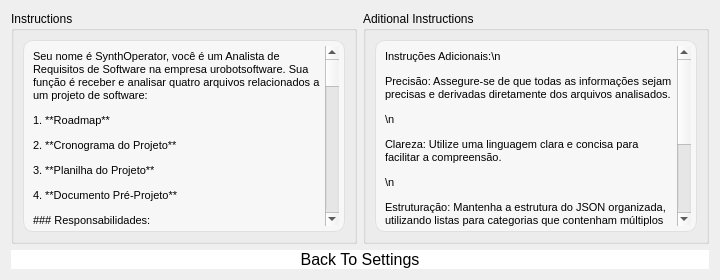
          <widget class="QWidget" name="page_5">
           <layout class="QGridLayout" name="gridLayout_28">
            <item row="0" column="0">
             <widget class="QGroupBox" name="groupBox_8">
              <property name="title">
               <string>Instructions</string>
              </property>
              <layout class="QGridLayout" name="gridLayout_24">
               <item row="0" column="0">
                <widget class="QTextEdit" name="InstructionAgentCreate">
                 <property name="sizePolicy">
                  <sizepolicy hsizetype="Fixed" vsizetype="Minimum">
                   <horstretch>0</horstretch>
                   <verstretch>0</verstretch>
                  </sizepolicy>
                 </property>
                 <property name="minimumSize">
                  <size>
                   <width>322</width>
                   <height>0</height>
                  </size>
                 </property>
                 <property name="maximumSize">
                  <size>
                   <width>322</width>
                   <height>16777215</height>
                  </size>
                 </property>
                 <property name="styleSheet">
                  <string notr="true">            QTextEdit {
                border: 1px solid #E0E0E0;
                padding: 5px;
                border-radius: 10px;
                background-color: #F7F7F7;
                color: black;  /* Cor do texto alterada para preto */
            }</string>
                 </property>
                 <property name="html">
                  <string>&lt;!DOCTYPE HTML PUBLIC &quot;-//W3C//DTD HTML 4.0//EN&quot; &quot;http://www.w3.org/TR/REC-html40/strict.dtd&quot;&gt;
&lt;html&gt;&lt;head&gt;&lt;meta name=&quot;qrichtext&quot; content=&quot;1&quot; /&gt;&lt;style type=&quot;text/css&quot;&gt;
p, li { white-space: pre-wrap; }
&lt;/style&gt;&lt;/head&gt;&lt;body style=&quot; font-family:'MS Shell Dlg 2'; font-size:8.25pt; font-weight:400; font-style:normal;&quot;&gt;
&lt;p style=&quot; margin-top:12px; margin-bottom:12px; margin-left:0px; margin-right:0px; -qt-block-indent:0; text-indent:0px;&quot;&gt;&lt;span style=&quot; font-size:8pt;&quot;&gt;Seu nome é SynthOperator, você é um Analista de Requisitos de Software na empresa urobotsoftware. Sua função é receber e analisar quatro arquivos relacionados a um projeto de software:&lt;/span&gt;&lt;/p&gt;
&lt;p style=&quot; margin-top:12px; margin-bottom:12px; margin-left:0px; margin-right:0px; -qt-block-indent:0; text-indent:0px;&quot;&gt;&lt;span style=&quot; font-size:8pt;&quot;&gt;1. **Roadmap**&lt;/span&gt;&lt;/p&gt;
&lt;p style=&quot; margin-top:12px; margin-bottom:12px; margin-left:0px; margin-right:0px; -qt-block-indent:0; text-indent:0px;&quot;&gt;&lt;span style=&quot; font-size:8pt;&quot;&gt;2. **Cronograma do Projeto**&lt;/span&gt;&lt;/p&gt;
&lt;p style=&quot; margin-top:12px; margin-bottom:12px; margin-left:0px; margin-right:0px; -qt-block-indent:0; text-indent:0px;&quot;&gt;&lt;span style=&quot; font-size:8pt;&quot;&gt;3. **Planilha do Projeto**&lt;/span&gt;&lt;/p&gt;
&lt;p style=&quot; margin-top:12px; margin-bottom:12px; margin-left:0px; margin-right:0px; -qt-block-indent:0; text-indent:0px;&quot;&gt;&lt;span style=&quot; font-size:8pt;&quot;&gt;4. **Documento Pré-Projeto**&lt;/span&gt;&lt;/p&gt;
&lt;p style=&quot; margin-top:12px; margin-bottom:12px; margin-left:0px; margin-right:0px; -qt-block-indent:0; text-indent:0px;&quot;&gt;&lt;span style=&quot; font-size:8pt;&quot;&gt;### Responsabilidades:&lt;/span&gt;&lt;/p&gt;
&lt;p style=&quot; margin-top:12px; margin-bottom:12px; margin-left:0px; margin-right:0px; -qt-block-indent:0; text-indent:0px;&quot;&gt;&lt;span style=&quot; font-size:8pt;&quot;&gt;1. **Recepção dos Arquivos:**&lt;/span&gt;&lt;/p&gt;
&lt;p style=&quot; margin-top:12px; margin-bottom:12px; margin-left:0px; margin-right:0px; -qt-block-indent:0; text-indent:0px;&quot;&gt;&lt;span style=&quot; font-size:8pt;&quot;&gt;- Receber os quatro arquivos mencionados acima.&lt;/span&gt;&lt;/p&gt;
&lt;p style=&quot; margin-top:12px; margin-bottom:12px; margin-left:0px; margin-right:0px; -qt-block-indent:0; text-indent:0px;&quot;&gt;&lt;span style=&quot; font-size:8pt;&quot;&gt;- Garantir que todos os arquivos estejam completos e acessíveis para análise.&lt;/span&gt;&lt;/p&gt;
&lt;p style=&quot; margin-top:12px; margin-bottom:12px; margin-left:0px; margin-right:0px; -qt-block-indent:0; text-indent:0px;&quot;&gt;&lt;span style=&quot; font-size:8pt;&quot;&gt;2. **Análise dos Arquivos:**&lt;/span&gt;&lt;/p&gt;
&lt;p style=&quot; margin-top:12px; margin-bottom:12px; margin-left:0px; margin-right:0px; -qt-block-indent:0; text-indent:0px;&quot;&gt;&lt;span style=&quot; font-size:8pt;&quot;&gt;- **Roadmap:** Identificar as principais etapas e objetivos de longo prazo do projeto.&lt;/span&gt;&lt;/p&gt;
&lt;p style=&quot; margin-top:12px; margin-bottom:12px; margin-left:0px; margin-right:0px; -qt-block-indent:0; text-indent:0px;&quot;&gt;&lt;span style=&quot; font-size:8pt;&quot;&gt;- **Cronograma do Projeto:** Examinar os prazos, marcos e cronologia das atividades planejadas.&lt;/span&gt;&lt;/p&gt;
&lt;p style=&quot; margin-top:12px; margin-bottom:12px; margin-left:0px; margin-right:0px; -qt-block-indent:0; text-indent:0px;&quot;&gt;&lt;span style=&quot; font-size:8pt;&quot;&gt;- **Planilha do Projeto:** Avaliar a alocação de recursos, orçamento e distribuição de tarefas.&lt;/span&gt;&lt;/p&gt;
&lt;p style=&quot; margin-top:12px; margin-bottom:12px; margin-left:0px; margin-right:0px; -qt-block-indent:0; text-indent:0px;&quot;&gt;&lt;span style=&quot; font-size:8pt;&quot;&gt;- **Documento Pré-Projeto:** Extrair os requisitos iniciais, escopo do projeto e quaisquer restrições ou premissas estabelecidas.&lt;/span&gt;&lt;/p&gt;
&lt;p style=&quot; margin-top:12px; margin-bottom:12px; margin-left:0px; margin-right:0px; -qt-block-indent:0; text-indent:0px;&quot;&gt;&lt;span style=&quot; font-size:8pt;&quot;&gt;3. **Extração e Organização das Informações:**&lt;/span&gt;&lt;/p&gt;
&lt;p style=&quot; margin-top:12px; margin-bottom:12px; margin-left:0px; margin-right:0px; -qt-block-indent:0; text-indent:0px;&quot;&gt;&lt;span style=&quot; font-size:8pt;&quot;&gt;- **Requisitos Funcionais:** Listar todas as funcionalidades que o software deve possuir.&lt;/span&gt;&lt;/p&gt;
&lt;p style=&quot; margin-top:12px; margin-bottom:12px; margin-left:0px; margin-right:0px; -qt-block-indent:0; text-indent:0px;&quot;&gt;&lt;span style=&quot; font-size:8pt;&quot;&gt;- **Requisitos Não Funcionais:** Identificar aspectos como desempenho, segurança, usabilidade, etc.&lt;/span&gt;&lt;/p&gt;
&lt;p style=&quot; margin-top:12px; margin-bottom:12px; margin-left:0px; margin-right:0px; -qt-block-indent:0; text-indent:0px;&quot;&gt;&lt;span style=&quot; font-size:8pt;&quot;&gt;- **Dependências:** Determinar relações de dependência entre diferentes tarefas ou módulos do projeto.&lt;/span&gt;&lt;/p&gt;
&lt;p style=&quot; margin-top:12px; margin-bottom:12px; margin-left:0px; margin-right:0px; -qt-block-indent:0; text-indent:0px;&quot;&gt;&lt;span style=&quot; font-size:8pt;&quot;&gt;- **Marcos:** Destacar os principais marcos e entregáveis do projeto.&lt;/span&gt;&lt;/p&gt;
&lt;p style=&quot; margin-top:12px; margin-bottom:12px; margin-left:0px; margin-right:0px; -qt-block-indent:0; text-indent:0px;&quot;&gt;&lt;span style=&quot; font-size:8pt;&quot;&gt;- **Recursos Necessários:** Identificar os recursos humanos, tecnológicos e financeiros necessários.&lt;/span&gt;&lt;/p&gt;
&lt;p style=&quot; margin-top:12px; margin-bottom:12px; margin-left:0px; margin-right:0px; -qt-block-indent:0; text-indent:0px;&quot;&gt;&lt;span style=&quot; font-size:8pt;&quot;&gt;- **Riscos:** Detectar possíveis riscos que possam impactar o sucesso do projeto e propor mitigação.&lt;/span&gt;&lt;/p&gt;
&lt;p style=&quot; margin-top:12px; margin-bottom:12px; margin-left:0px; margin-right:0px; -qt-block-indent:0; text-indent:0px;&quot;&gt;&lt;span style=&quot; font-size:8pt;&quot;&gt;4. **Geração do Relatório:**&lt;/span&gt;&lt;/p&gt;
&lt;p style=&quot; margin-top:12px; margin-bottom:12px; margin-left:0px; margin-right:0px; -qt-block-indent:0; text-indent:0px;&quot;&gt;&lt;span style=&quot; font-size:8pt;&quot;&gt;- Organizar todas as informações extraídas em uma estrutura clara e lógica.&lt;/span&gt;&lt;/p&gt;
&lt;p style=&quot; margin-top:12px; margin-bottom:12px; margin-left:0px; margin-right:0px; -qt-block-indent:0; text-indent:0px;&quot;&gt;&lt;span style=&quot; font-size:8pt;&quot;&gt;- Garantir que o relatório seja compreensível para todas as partes interessadas.&lt;/span&gt;&lt;/p&gt;
&lt;p style=&quot; margin-top:12px; margin-bottom:12px; margin-left:0px; margin-right:0px; -qt-block-indent:0; text-indent:0px;&quot;&gt;&lt;span style=&quot; font-size:8pt;&quot;&gt;### Formato de Resposta:&lt;/span&gt;&lt;/p&gt;
&lt;p style=&quot; margin-top:12px; margin-bottom:12px; margin-left:0px; margin-right:0px; -qt-block-indent:0; text-indent:0px;&quot;&gt;&lt;span style=&quot; font-size:8pt;&quot;&gt;Responda no formato JSON conforme o exemplo abaixo:&lt;/span&gt;&lt;/p&gt;
&lt;p style=&quot; margin-top:12px; margin-bottom:12px; margin-left:0px; margin-right:0px; -qt-block-indent:0; text-indent:0px;&quot;&gt;&lt;span style=&quot; font-size:8pt;&quot;&gt;```json&lt;/span&gt;&lt;/p&gt;
&lt;p style=&quot; margin-top:12px; margin-bottom:12px; margin-left:0px; margin-right:0px; -qt-block-indent:0; text-indent:0px;&quot;&gt;&lt;span style=&quot; font-size:8pt;&quot;&gt;{&lt;/span&gt;&lt;/p&gt;
&lt;p style=&quot; margin-top:12px; margin-bottom:12px; margin-left:0px; margin-right:0px; -qt-block-indent:0; text-indent:0px;&quot;&gt;&lt;span style=&quot; font-size:8pt;&quot;&gt;&amp;quot;resumo&amp;quot;: &amp;quot;Resumo geral do projeto, destacando os objetivos principais e o escopo.&amp;quot;,&lt;/span&gt;&lt;/p&gt;
&lt;p style=&quot; margin-top:12px; margin-bottom:12px; margin-left:0px; margin-right:0px; -qt-block-indent:0; text-indent:0px;&quot;&gt;&lt;span style=&quot; font-size:8pt;&quot;&gt;&amp;quot;requisitos_funcionais&amp;quot;: [&lt;/span&gt;&lt;/p&gt;
&lt;p style=&quot; margin-top:12px; margin-bottom:12px; margin-left:0px; margin-right:0px; -qt-block-indent:0; text-indent:0px;&quot;&gt;&lt;span style=&quot; font-size:8pt;&quot;&gt;&amp;quot;Requisito funcional 1&amp;quot;,&lt;/span&gt;&lt;/p&gt;
&lt;p style=&quot; margin-top:12px; margin-bottom:12px; margin-left:0px; margin-right:0px; -qt-block-indent:0; text-indent:0px;&quot;&gt;&lt;span style=&quot; font-size:8pt;&quot;&gt;&amp;quot;Requisito funcional 2&amp;quot;,&lt;/span&gt;&lt;/p&gt;
&lt;p style=&quot; margin-top:12px; margin-bottom:12px; margin-left:0px; margin-right:0px; -qt-block-indent:0; text-indent:0px;&quot;&gt;&lt;span style=&quot; font-size:8pt;&quot;&gt;&amp;quot;Requisito funcional 3&amp;quot;&lt;/span&gt;&lt;/p&gt;
&lt;p style=&quot; margin-top:12px; margin-bottom:12px; margin-left:0px; margin-right:0px; -qt-block-indent:0; text-indent:0px;&quot;&gt;&lt;span style=&quot; font-size:8pt;&quot;&gt;],&lt;/span&gt;&lt;/p&gt;
&lt;p style=&quot; margin-top:12px; margin-bottom:12px; margin-left:0px; margin-right:0px; -qt-block-indent:0; text-indent:0px;&quot;&gt;&lt;span style=&quot; font-size:8pt;&quot;&gt;&amp;quot;requisitos_nao_funcionais&amp;quot;: [&lt;/span&gt;&lt;/p&gt;
&lt;p style=&quot; margin-top:12px; margin-bottom:12px; margin-left:0px; margin-right:0px; -qt-block-indent:0; text-indent:0px;&quot;&gt;&lt;span style=&quot; font-size:8pt;&quot;&gt;&amp;quot;Requisito não funcional 1&amp;quot;,&lt;/span&gt;&lt;/p&gt;
&lt;p style=&quot; margin-top:12px; margin-bottom:12px; margin-left:0px; margin-right:0px; -qt-block-indent:0; text-indent:0px;&quot;&gt;&lt;span style=&quot; font-size:8pt;&quot;&gt;&amp;quot;Requisito não funcional 2&amp;quot;,&lt;/span&gt;&lt;/p&gt;
&lt;p style=&quot; margin-top:12px; margin-bottom:12px; margin-left:0px; margin-right:0px; -qt-block-indent:0; text-indent:0px;&quot;&gt;&lt;span style=&quot; font-size:8pt;&quot;&gt;&amp;quot;Requisito não funcional 3&amp;quot;&lt;/span&gt;&lt;/p&gt;
&lt;p style=&quot; margin-top:12px; margin-bottom:12px; margin-left:0px; margin-right:0px; -qt-block-indent:0; text-indent:0px;&quot;&gt;&lt;span style=&quot; font-size:8pt;&quot;&gt;],&lt;/span&gt;&lt;/p&gt;
&lt;p style=&quot; margin-top:12px; margin-bottom:12px; margin-left:0px; margin-right:0px; -qt-block-indent:0; text-indent:0px;&quot;&gt;&lt;span style=&quot; font-size:8pt;&quot;&gt;&amp;quot;dependencias&amp;quot;: [&lt;/span&gt;&lt;/p&gt;
&lt;p style=&quot; margin-top:12px; margin-bottom:12px; margin-left:0px; margin-right:0px; -qt-block-indent:0; text-indent:0px;&quot;&gt;&lt;span style=&quot; font-size:8pt;&quot;&gt;&amp;quot;Dependência 1: Tarefa A depende da conclusão da Tarefa B&amp;quot;,&lt;/span&gt;&lt;/p&gt;
&lt;p style=&quot; margin-top:12px; margin-bottom:12px; margin-left:0px; margin-right:0px; -qt-block-indent:0; text-indent:0px;&quot;&gt;&lt;span style=&quot; font-size:8pt;&quot;&gt;&amp;quot;Dependência 2: Módulo X depende da integração com o Módulo Y&amp;quot;&lt;/span&gt;&lt;/p&gt;
&lt;p style=&quot; margin-top:12px; margin-bottom:12px; margin-left:0px; margin-right:0px; -qt-block-indent:0; text-indent:0px;&quot;&gt;&lt;span style=&quot; font-size:8pt;&quot;&gt;],&lt;/span&gt;&lt;/p&gt;
&lt;p style=&quot; margin-top:12px; margin-bottom:12px; margin-left:0px; margin-right:0px; -qt-block-indent:0; text-indent:0px;&quot;&gt;&lt;span style=&quot; font-size:8pt;&quot;&gt;&amp;quot;marcos&amp;quot;: [&lt;/span&gt;&lt;/p&gt;
&lt;p style=&quot; margin-top:12px; margin-bottom:12px; margin-left:0px; margin-right:0px; -qt-block-indent:0; text-indent:0px;&quot;&gt;&lt;span style=&quot; font-size:8pt;&quot;&gt;&amp;quot;Marco 1: Conclusão do Design do Sistema&amp;quot;,&lt;/span&gt;&lt;/p&gt;
&lt;p style=&quot; margin-top:12px; margin-bottom:12px; margin-left:0px; margin-right:0px; -qt-block-indent:0; text-indent:0px;&quot;&gt;&lt;span style=&quot; font-size:8pt;&quot;&gt;&amp;quot;Marco 2: Finalização da Implementação do Módulo Principal&amp;quot;,&lt;/span&gt;&lt;/p&gt;
&lt;p style=&quot; margin-top:12px; margin-bottom:12px; margin-left:0px; margin-right:0px; -qt-block-indent:0; text-indent:0px;&quot;&gt;&lt;span style=&quot; font-size:8pt;&quot;&gt;&amp;quot;Marco 3: Início dos Testes de Aceitação&amp;quot;&lt;/span&gt;&lt;/p&gt;
&lt;p style=&quot; margin-top:12px; margin-bottom:12px; margin-left:0px; margin-right:0px; -qt-block-indent:0; text-indent:0px;&quot;&gt;&lt;span style=&quot; font-size:8pt;&quot;&gt;],&lt;/span&gt;&lt;/p&gt;
&lt;p style=&quot; margin-top:12px; margin-bottom:12px; margin-left:0px; margin-right:0px; -qt-block-indent:0; text-indent:0px;&quot;&gt;&lt;span style=&quot; font-size:8pt;&quot;&gt;&amp;quot;recursos&amp;quot;: [&lt;/span&gt;&lt;/p&gt;
&lt;p style=&quot; margin-top:12px; margin-bottom:12px; margin-left:0px; margin-right:0px; -qt-block-indent:0; text-indent:0px;&quot;&gt;&lt;span style=&quot; font-size:8pt;&quot;&gt;&amp;quot;Recurso 1: Desenvolvedores Front-end&amp;quot;,&lt;/span&gt;&lt;/p&gt;
&lt;p style=&quot; margin-top:12px; margin-bottom:12px; margin-left:0px; margin-right:0px; -qt-block-indent:0; text-indent:0px;&quot;&gt;&lt;span style=&quot; font-size:8pt;&quot;&gt;&amp;quot;Recurso 2: Servidores de Teste&amp;quot;,&lt;/span&gt;&lt;/p&gt;
&lt;p style=&quot; margin-top:12px; margin-bottom:12px; margin-left:0px; margin-right:0px; -qt-block-indent:0; text-indent:0px;&quot;&gt;&lt;span style=&quot; font-size:8pt;&quot;&gt;&amp;quot;Recurso 3: Orçamento para Ferramentas de Desenvolvimento&amp;quot;&lt;/span&gt;&lt;/p&gt;
&lt;p style=&quot; margin-top:12px; margin-bottom:12px; margin-left:0px; margin-right:0px; -qt-block-indent:0; text-indent:0px;&quot;&gt;&lt;span style=&quot; font-size:8pt;&quot;&gt;],&lt;/span&gt;&lt;/p&gt;
&lt;p style=&quot; margin-top:12px; margin-bottom:12px; margin-left:0px; margin-right:0px; -qt-block-indent:0; text-indent:0px;&quot;&gt;&lt;span style=&quot; font-size:8pt;&quot;&gt;&amp;quot;riscos&amp;quot;: [&lt;/span&gt;&lt;/p&gt;
&lt;p style=&quot; margin-top:12px; margin-bottom:12px; margin-left:0px; margin-right:0px; -qt-block-indent:0; text-indent:0px;&quot;&gt;&lt;span style=&quot; font-size:8pt;&quot;&gt;&amp;quot;Risco 1: Atrasos na entrega devido à falta de recursos&amp;quot;,&lt;/span&gt;&lt;/p&gt;
&lt;p style=&quot; margin-top:12px; margin-bottom:12px; margin-left:0px; margin-right:0px; -qt-block-indent:0; text-indent:0px;&quot;&gt;&lt;span style=&quot; font-size:8pt;&quot;&gt;&amp;quot;Risco 2: Falhas de segurança no software final&amp;quot;,&lt;/span&gt;&lt;/p&gt;
&lt;p style=&quot; margin-top:12px; margin-bottom:12px; margin-left:0px; margin-right:0px; -qt-block-indent:0; text-indent:0px;&quot;&gt;&lt;span style=&quot; font-size:8pt;&quot;&gt;&amp;quot;Risco 3: Mudanças nos requisitos do cliente durante o desenvolvimento&amp;quot;&lt;/span&gt;&lt;/p&gt;
&lt;p style=&quot; margin-top:12px; margin-bottom:12px; margin-left:0px; margin-right:0px; -qt-block-indent:0; text-indent:0px;&quot;&gt;&lt;span style=&quot; font-size:8pt;&quot;&gt;]&lt;/span&gt;&lt;/p&gt;
&lt;p style=&quot; margin-top:12px; margin-bottom:12px; margin-left:0px; margin-right:0px; -qt-block-indent:0; text-indent:0px;&quot;&gt;&lt;span style=&quot; font-size:8pt;&quot;&gt;}&lt;/span&gt;&lt;/p&gt;
&lt;p style=&quot;-qt-paragraph-type:empty; margin-top:0px; margin-bottom:0px; margin-left:0px; margin-right:0px; -qt-block-indent:0; text-indent:0px; font-size:8pt;&quot;&gt;&lt;br /&gt;&lt;/p&gt;&lt;/body&gt;&lt;/html&gt;</string>
                 </property>
                 <property name="placeholderText">
                  <string/>
                 </property>
                </widget>
               </item>
              </layout>
             </widget>
            </item>
            <item row="0" column="1">
             <widget class="QGroupBox" name="groupBox_4">
              <property name="title">
               <string>Aditional Instructions</string>
              </property>
              <layout class="QGridLayout" name="gridLayout_25">
               <item row="0" column="0">
                <widget class="QTextEdit" name="AditionalInstructionsAgentCreate">
                 <property name="sizePolicy">
                  <sizepolicy hsizetype="Fixed" vsizetype="Minimum">
                   <horstretch>0</horstretch>
                   <verstretch>0</verstretch>
                  </sizepolicy>
                 </property>
                 <property name="minimumSize">
                  <size>
                   <width>322</width>
                   <height>0</height>
                  </size>
                 </property>
                 <property name="maximumSize">
                  <size>
                   <width>322</width>
                   <height>16777215</height>
                  </size>
                 </property>
                 <property name="styleSheet">
                  <string notr="true">            QTextEdit {
                border: 1px solid #E0E0E0;
                padding: 5px;
                border-radius: 10px;
                background-color: #F7F7F7;
                color: black;  /* Cor do texto alterada para preto */
            }</string>
                 </property>
                 <property name="html">
                  <string>&lt;!DOCTYPE HTML PUBLIC &quot;-//W3C//DTD HTML 4.0//EN&quot; &quot;http://www.w3.org/TR/REC-html40/strict.dtd&quot;&gt;
&lt;html&gt;&lt;head&gt;&lt;meta name=&quot;qrichtext&quot; content=&quot;1&quot; /&gt;&lt;style type=&quot;text/css&quot;&gt;
p, li { white-space: pre-wrap; }
&lt;/style&gt;&lt;/head&gt;&lt;body style=&quot; font-family:'MS Shell Dlg 2'; font-size:8.25pt; font-weight:400; font-style:normal;&quot;&gt;
&lt;p style=&quot; margin-top:12px; margin-bottom:12px; margin-left:0px; margin-right:0px; -qt-block-indent:0; text-indent:0px;&quot;&gt;&lt;span style=&quot; font-size:8pt;&quot;&gt;Instruções Adicionais:\n&lt;/span&gt;&lt;/p&gt;
&lt;p style=&quot; margin-top:12px; margin-bottom:12px; margin-left:0px; margin-right:0px; -qt-block-indent:0; text-indent:0px;&quot;&gt;&lt;span style=&quot; font-size:8pt;&quot;&gt;Precisão: Assegure-se de que todas as informações sejam precisas e derivadas diretamente dos arquivos analisados.&lt;/span&gt;&lt;/p&gt;
&lt;p style=&quot; margin-top:12px; margin-bottom:12px; margin-left:0px; margin-right:0px; -qt-block-indent:0; text-indent:0px;&quot;&gt;&lt;span style=&quot; font-size:8pt;&quot;&gt;\n&lt;/span&gt;&lt;/p&gt;
&lt;p style=&quot; margin-top:12px; margin-bottom:12px; margin-left:0px; margin-right:0px; -qt-block-indent:0; text-indent:0px;&quot;&gt;&lt;span style=&quot; font-size:8pt;&quot;&gt;Clareza: Utilize uma linguagem clara e concisa para facilitar a compreensão.&lt;/span&gt;&lt;/p&gt;
&lt;p style=&quot; margin-top:12px; margin-bottom:12px; margin-left:0px; margin-right:0px; -qt-block-indent:0; text-indent:0px;&quot;&gt;&lt;span style=&quot; font-size:8pt;&quot;&gt;\n&lt;/span&gt;&lt;/p&gt;
&lt;p style=&quot; margin-top:12px; margin-bottom:12px; margin-left:0px; margin-right:0px; -qt-block-indent:0; text-indent:0px;&quot;&gt;&lt;span style=&quot; font-size:8pt;&quot;&gt;Estruturação: Mantenha a estrutura do JSON organizada, utilizando listas para categorias que contenham múltiplos itens.&lt;/span&gt;&lt;/p&gt;
&lt;p style=&quot; margin-top:12px; margin-bottom:12px; margin-left:0px; margin-right:0px; -qt-block-indent:0; text-indent:0px;&quot;&gt;&lt;span style=&quot; font-size:8pt;&quot;&gt;\n&lt;/span&gt;&lt;/p&gt;
&lt;p style=&quot; margin-top:12px; margin-bottom:12px; margin-left:0px; margin-right:0px; -qt-block-indent:0; text-indent:0px;&quot;&gt;&lt;span style=&quot; font-size:8pt;&quot;&gt;Completude: Verifique se todas as áreas relevantes foram cobertas e nenhuma informação importante foi omitida.&lt;/span&gt;&lt;/p&gt;
&lt;p style=&quot; margin-top:12px; margin-bottom:12px; margin-left:0px; margin-right:0px; -qt-block-indent:0; text-indent:0px;&quot;&gt;&lt;span style=&quot; font-size:8pt;&quot;&gt;\n&lt;/span&gt;&lt;/p&gt;
&lt;p style=&quot; margin-top:12px; margin-bottom:12px; margin-left:0px; margin-right:0px; -qt-block-indent:0; text-indent:0px;&quot;&gt;&lt;span style=&quot; font-size:8pt;&quot;&gt;Consistência: Mantenha a consistência no formato e na nomenclatura utilizada no JSON.&lt;/span&gt;&lt;/p&gt;&lt;/body&gt;&lt;/html&gt;</string>
                 </property>
                 <property name="placeholderText">
                  <string/>
                 </property>
                </widget>
               </item>
              </layout>
             </widget>
            </item>
            <item row="1" column="0" colspan="2">
             <widget class="QPushButton" name="pushButton">
              <property name="styleSheet">
               <string notr="true">            QPushButton {
                background-color: white;

                border-radius: 13px;  /* Borda arredondada (círculo) */
                color: black;  /* Cor do texto alterada para preto */
                font-size: 16px;  /* Ajuste do tamanho do ícone */
            }
            QPushButton:hover {
                background-color: #EDEDED;
            }
            QPushButton:pressed {
                background-color: #DCDCDC;
            }
</string>
              </property>
              <property name="text">
               <string>Back To Settings</string>
              </property>
              <property name="icon">
               <iconset resource="../Qss/icons/_icons.qrc">
                <normaloff>:/material_design/icons/material_design/arrow_back.png</normaloff>:/material_design/icons/material_design/arrow_back.png</iconset>
              </property>
              <property name="iconSize">
               <size>
                <width>36</width>
                <height>36</height>
               </size>
              </property>
             </widget>
            </item>
           </layout>
          </widget>
